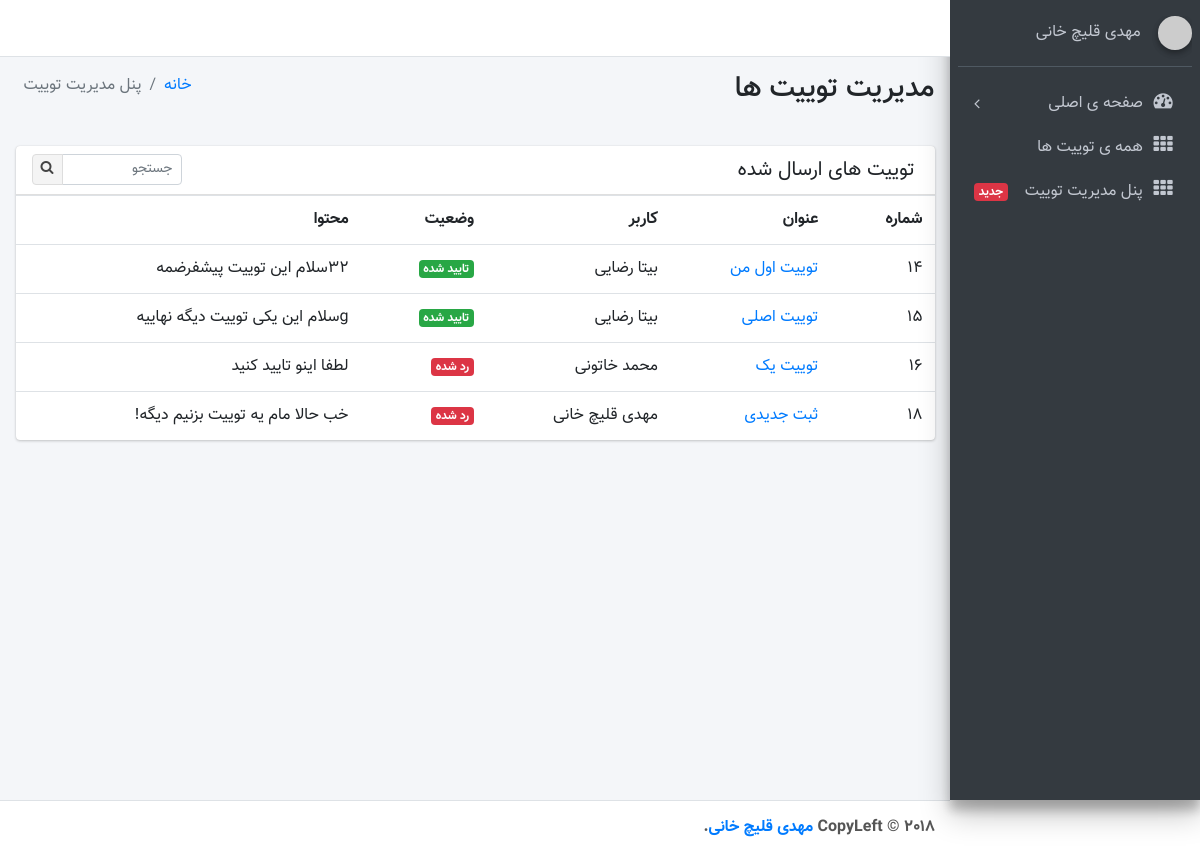
The page /allpost/ (signed in) on the database its author committed.
### magezin/models.py (models this page shows, shortened)
class magezin(models.Model):
    title = models.CharField(max_length=100, verbose_name='عنوان')
    body = models.TextField(verbose_name='متن')
    auth = models.ForeignKey(User ,on_delete=models.CASCADE, null=True)
    status_choice = (
        ('draft','پیشنویس'),
        ('send','ارسال'),
    )
    status = models.CharField(choices=status_choice, default='draft',max_length=200,verbose_name='وضعیت')
    conformation_choice=(
        ('reject','رد شده'),
        ('confirm','تایید شده'),
    )
    conformation=models.CharField(choices=conformation_choice,max_length=200,null=True,blank=True,default=None)
    comments = GenericRelation(Comment)

### magezin/views.py (the view)
# urls.py: path('allpost/',views.allpost.as_view() , name='allpost'),
class allpost(LoginRequiredMixin,ListView):
    template_name = 'control/allpost.html'
    queryset= magezin.objects.all()

### magezin/templates/control/allpost.html (shortened to what this page needs)
{% load static  %}
<!DOCTYPE html>
<html>
<head>
  <link rel="stylesheet" href="https://maxcdn.bootstrapcdn.com/font-awesome/4.4.0/css/font-awesome.min.css">
  <link rel="stylesheet" href="https://code.ionicframework.com/ionicons/2.0.1/css/ionicons.min.css">
  <link rel="stylesheet" href="{% static 'dist/css/adminlte.min.css' %}">
  <link rel="stylesheet" href="{% static 'dist/css/bootstrap-rtl.min.css' %}">
  <link rel="stylesheet" href="{% static 'dist/css/custom-style.css' %}">
</head>
<body class="hold-transition sidebar-mini">
<div class="wrapper">
  <nav class="main-header navbar navbar-expand bg-white navbar-light border-bottom">
    <ul class="navbar-nav">
      <li class="nav-item">
        <a class="nav-link" data-widget="pushmenu" href="#"><i class="fa fa-bars"></i></a>
      </li>
      <li class="nav-item d-none d-sm-inline-block">
        <a href="{% url 'home' %}" class="nav-link">خانه</a>
      </li>
      <li class="nav-item d-none d-sm-inline-block">
        <a href="#" class="nav-link">تماس</a>
      </li>
    </ul>
  </nav>
  <aside class="main-sidebar sidebar-dark-primary elevation-4" id="navi">
    <div class="sidebar">
      <div>
        <div class="user-panel mt-3 pb-3 mb-3 d-flex">
          <div class="image">
            <img src="https://www.gravatar.com/avatar/52f0fbcbedee04a121cba8dad1174462?s=200&d=mm&r=g" class="img-circle elevation-2" alt="User Image">
          </div>
          <div class="info">
            <a href="#" class="d-block">{{user.first_name}} {{user.last_name}}</a>
          </div>
        </div>
        <nav class="mt-2">
          <ul class="nav nav-pills nav-sidebar flex-column" data-widget="treeview" role="menu" data-accordion="false">
            <li class="nav-item has-treeview">
              <a href="{% url 'home' %}" class="nav-link">
                <i class="nav-icon fa fa-dashboard"></i>
                <p>
                  صفحه ی اصلی
                  <i class="right fa fa-angle-left"></i>
                </p>
              </a>
                <li class='nav-item'>
                <a href="{% url 'allpost' %}" class="nav-link">
                  <i class="nav-icon fa fa-th"></i>
                  <p>
                    همه ی توییت ها
                  </p>
                </a>
                </li>
                <li class='nav-item'>
                  <a href="{% url 'control' %}" class="nav-link">
                    <i class="nav-icon fa fa-th"></i>
                    <p>
                      پنل مدیریت توییت
                      <span class="right badge badge-danger">جدید</span>
                    </p>
                  </a>
                  </li>
          </ul>
        </nav>
      </div>
    </div>
  </aside>
  <div class="content-wrapper">
    <section class="content-header">
      <div class="container-fluid">
        <div class="row mb-2">
          <div class="col-sm-6">
            <h1>مدیریت توییت ها</h1>
          </div>
          <div class="col-sm-6">
            <ol class="breadcrumb float-sm-left">
              <li class="breadcrumb-item"><a href="{% url 'home' %}">خانه</a></li>
              <li class="breadcrumb-item active">پنل مدیریت توییت</li>
            </ol>
          </div>
        </div>
      </div>
    </section>
    <section class="content">
      <div class="container-fluid">
        <div class="row">
          <div class="col-md-6">
          </div>
        </div>
        <div class="row">
          <div class="col-12">
            <div class="card">
              <div class="card-header">
                <h3 class="card-title">توییت های ارسال شده</h3>
                <div class="card-tools">
                  <div class="input-group input-group-sm" style="width: 150px;">
                    <input type="text" name="table_search" class="form-control float-right" placeholder="جستجو">
                    <div class="input-group-append">
                      <button type="submit" class="btn btn-default"><i class="fa fa-search"></i></button>
                    </div>
                  </div>
                </div>
              </div>
              {% if user.is_superuser %}
              <div class="card-body table-responsive p-0">
                <table class="table table-hover">
                  <tr>
                    <th>شماره</th>
                    <th>عنوان</th>
                    <th>کاربر</th>
                    <th>وضعیت</th>
                    <th>محتوا</th>
                  </tr>
                  {% for item in object_list %}
                  {% if item.status == 'send' or item.conformation %}
                  <tr>
                    <td>{{item.id}}</td>
                    <td><a href='{% url "editadmin" item.pk %}'>{{item.title}}</a></td>
                    <td>{{item.auth.first_name}} {{item.auth.last_name}}</td>
                     {% if item.conformation == 'reject' %}
                     <td><span class="badge badge-danger">رد شده</span></td>
                     {% elif item.conformation == 'confirm' %}
                     <td><span class="badge badge-success">تایید شده</span></td>
                     {% endif %}
                    <td>{{item.body | truncatewords:14}}</td>
                  </tr>
                  {% endif %}
                  {% endfor %}
              {% else %}
                <h3>شما به این محتوا دسترسی ندارید</h3>
              {% endif %}
                </table>
              </div>
            </div>
          </div>
        </div>
      </div>
    </section>
  </div>
  <footer class="main-footer">
    <strong>CopyLeft &copy; 2018 <a href="">مهدی قلیچ خانی</a>.</strong>
  </footer>
</div>
</body>
</html>

### rows shown on the page
magezin: id "۱۴", title "توییت اول من", auth.first_name "بیتا", auth.last_name "رضایی", conformation "تایید شده", body "۳۲سلام این توییت پیشفرضمه"
magezin: id "۱۵", title "توییت اصلی", auth.first_name "بیتا", auth.last_name "رضایی", conformation "تایید شده", body "gسلام این یکی توییت دیگه نهاییه"
magezin: id "۱۶", title "توییت یک", auth.first_name "محمد", auth.last_name "خاتونی", conformation "رد شده", body "لطفا اینو تایید کنید"
magezin: id "۱۸", title "ثبت جدیدی", auth.first_name "مهدی", auth.last_name "قلیچ خانی", conformation "رد شده", body "خب حالا مام یه توییت بزنیم دیگه!"

### other values the page prints
{{ user.first_name }} "مهدی"
{{ user.last_name }} "قلیچ خانی"
